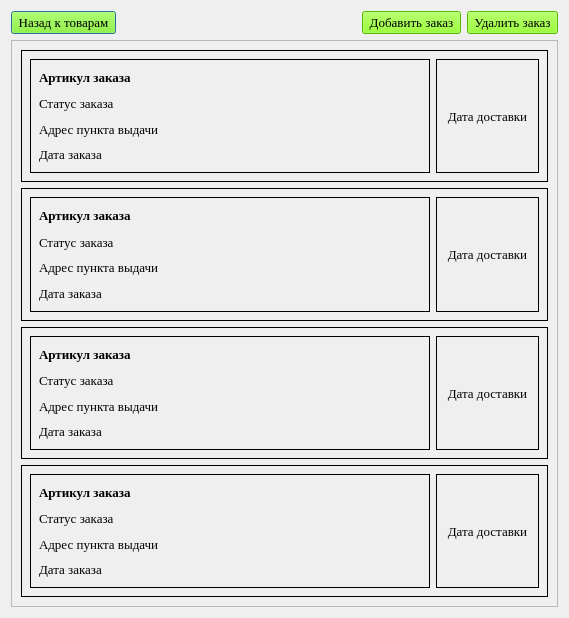
<?xml version="1.0" encoding="UTF-8"?>
<ui version="4.0">
 <class>Dialog</class>
 <widget class="QDialog" name="Dialog">
  <property name="geometry">
   <rect>
    <x>0</x>
    <y>0</y>
    <width>569</width>
    <height>618</height>
   </rect>
  </property>
  <property name="font">
   <font>
    <family>Times New Roman</family>
    <pointsize>12</pointsize>
   </font>
  </property>
  <property name="windowTitle">
   <string>Dialog</string>
  </property>
  <layout class="QGridLayout" name="gridLayout_2">
   <item row="0" column="0">
    <layout class="QGridLayout" name="gridLayout">
     <item row="0" column="0">
      <layout class="QVBoxLayout" name="verticalLayout">
       <item>
        <layout class="QHBoxLayout" name="horizontalLayout">
         <item>
          <widget class="QPushButton" name="order_button_back">
           <property name="font">
            <font>
             <family>Times New Roman</family>
             <pointsize>10</pointsize>
            </font>
           </property>
           <property name="styleSheet">
            <string notr="true">QPushButton#order_button_back {
    background-color: #7FFF00;
}

QPushButton#order_button_back:hover {
    background-color: #00FA9A; 
}
</string>
           </property>
           <property name="text">
            <string> Назад к товарам </string>
           </property>
          </widget>
         </item>
         <item>
          <spacer name="horizontalSpacer">
           <property name="orientation">
            <enum>Qt::Horizontal</enum>
           </property>
           <property name="sizeHint" stdset="0">
            <size>
             <width>268</width>
             <height>20</height>
            </size>
           </property>
          </spacer>
         </item>
         <item>
          <widget class="QPushButton" name="order_button_add">
           <property name="font">
            <font>
             <family>Times New Roman</family>
             <pointsize>10</pointsize>
            </font>
           </property>
           <property name="styleSheet">
            <string notr="true">QPushButton#order_button_add {
    background-color: #7FFF00;
}

QPushButton#order_button_add:hover {
    background-color: #00FA9A; 
}
</string>
           </property>
           <property name="text">
            <string> Добавить заказ </string>
           </property>
          </widget>
         </item>
         <item>
          <widget class="QPushButton" name="order_button_remove">
           <property name="font">
            <font>
             <pointsize>10</pointsize>
            </font>
           </property>
           <property name="styleSheet">
            <string notr="true">QPushButton#order_button_remove {
    background-color: #7FFF00;
}

QPushButton#order_button_remove:hover {
    background-color: #00FA9A; 
}
</string>
           </property>
           <property name="text">
            <string> Удалить заказ </string>
           </property>
          </widget>
         </item>
        </layout>
       </item>
       <item>
        <widget class="QScrollArea" name="scrollArea">
         <property name="widgetResizable">
          <bool>true</bool>
         </property>
         <widget class="QWidget" name="scrollAreaWidgetContents_2">
          <property name="geometry">
           <rect>
            <x>0</x>
            <y>0</y>
            <width>545</width>
            <height>562</height>
           </rect>
          </property>
          <layout class="QVBoxLayout" name="verticalLayout_12">
           <item>
            <layout class="QVBoxLayout" name="verticalLayout_11">
             <item>
              <widget class="QWidget" name="widget_order" native="true">
               <property name="styleSheet">
                <string notr="true">QWidget#widget_order {
    border: 1px solid #000; 
}
QWidget#widget_order:hover {
    border: 2px solid #00FA9A;
}</string>
               </property>
               <layout class="QHBoxLayout" name="horizontalLayout_2">
                <item>
                 <layout class="QHBoxLayout" name="horizontalLayout_4">
                  <item>
                   <widget class="QWidget" name="widget_order_name" native="true">
                    <property name="minimumSize">
                     <size>
                      <width>400</width>
                      <height>0</height>
                     </size>
                    </property>
                    <property name="font">
                     <font>
                      <family>Times New Roman</family>
                      <pointsize>10</pointsize>
                     </font>
                    </property>
                    <property name="styleSheet">
                     <string notr="true">QWidget#widget_order_name {
    border: 1px solid #000; 
}</string>
                    </property>
                    <layout class="QVBoxLayout" name="verticalLayout_2">
                     <item>
                      <layout class="QVBoxLayout" name="verticalLayout_4">
                       <item>
                        <widget class="QLabel" name="label_art">
                         <property name="font">
                          <font>
                           <family>Times New Roman</family>
                           <pointsize>10</pointsize>
                           <weight>75</weight>
                           <bold>true</bold>
                          </font>
                         </property>
                         <property name="focusPolicy">
                          <enum>Qt::ClickFocus</enum>
                         </property>
                         <property name="text">
                          <string>Артикул заказа</string>
                         </property>
                        </widget>
                       </item>
                       <item>
                        <widget class="QLabel" name="label_status">
                         <property name="font">
                          <font>
                           <family>Times New Roman</family>
                           <pointsize>10</pointsize>
                          </font>
                         </property>
                         <property name="text">
                          <string>Статус заказа</string>
                         </property>
                        </widget>
                       </item>
                       <item>
                        <widget class="QLabel" name="label_adress">
                         <property name="font">
                          <font>
                           <family>Times New Roman</family>
                           <pointsize>10</pointsize>
                          </font>
                         </property>
                         <property name="text">
                          <string>Адрес пункта выдачи</string>
                         </property>
                        </widget>
                       </item>
                       <item>
                        <widget class="QLabel" name="label_order_date">
                         <property name="font">
                          <font>
                           <family>Times New Roman</family>
                           <pointsize>10</pointsize>
                          </font>
                         </property>
                         <property name="text">
                          <string>Дата заказа</string>
                         </property>
                        </widget>
                       </item>
                      </layout>
                     </item>
                    </layout>
                   </widget>
                  </item>
                  <item>
                   <widget class="QLabel" name="label_delivery_date">
                    <property name="font">
                     <font>
                      <family>Times New Roman</family>
                      <pointsize>10</pointsize>
                     </font>
                    </property>
                    <property name="frameShape">
                     <enum>QFrame::Box</enum>
                    </property>
                    <property name="text">
                     <string>Дата доставки</string>
                    </property>
                    <property name="alignment">
                     <set>Qt::AlignCenter</set>
                    </property>
                   </widget>
                  </item>
                 </layout>
                </item>
               </layout>
              </widget>
             </item>
             <item>
              <widget class="QWidget" name="widget_order_2" native="true">
               <property name="styleSheet">
                <string notr="true">QWidget#widget_order_2 {
    border: 1px solid #000; 
}
QWidget#widget_order_2:hover {
    border: 2px solid #00FA9A;
}</string>
               </property>
               <layout class="QHBoxLayout" name="horizontalLayout_3">
                <item>
                 <layout class="QHBoxLayout" name="horizontalLayout_5">
                  <item>
                   <widget class="QWidget" name="widget_order_name_2" native="true">
                    <property name="minimumSize">
                     <size>
                      <width>400</width>
                      <height>0</height>
                     </size>
                    </property>
                    <property name="font">
                     <font>
                      <family>Times New Roman</family>
                      <pointsize>10</pointsize>
                     </font>
                    </property>
                    <property name="styleSheet">
                     <string notr="true">QWidget#widget_order_name_2 {
    border: 1px solid #000; 
}</string>
                    </property>
                    <layout class="QVBoxLayout" name="verticalLayout_3">
                     <item>
                      <layout class="QVBoxLayout" name="verticalLayout_5">
                       <item>
                        <widget class="QLabel" name="label_art_2">
                         <property name="font">
                          <font>
                           <family>Times New Roman</family>
                           <pointsize>10</pointsize>
                           <weight>75</weight>
                           <bold>true</bold>
                          </font>
                         </property>
                         <property name="focusPolicy">
                          <enum>Qt::ClickFocus</enum>
                         </property>
                         <property name="text">
                          <string>Артикул заказа</string>
                         </property>
                        </widget>
                       </item>
                       <item>
                        <widget class="QLabel" name="label_status_2">
                         <property name="font">
                          <font>
                           <family>Times New Roman</family>
                           <pointsize>10</pointsize>
                          </font>
                         </property>
                         <property name="text">
                          <string>Статус заказа</string>
                         </property>
                        </widget>
                       </item>
                       <item>
                        <widget class="QLabel" name="label_adress_2">
                         <property name="font">
                          <font>
                           <family>Times New Roman</family>
                           <pointsize>10</pointsize>
                          </font>
                         </property>
                         <property name="text">
                          <string>Адрес пункта выдачи</string>
                         </property>
                        </widget>
                       </item>
                       <item>
                        <widget class="QLabel" name="label_order_date_2">
                         <property name="font">
                          <font>
                           <family>Times New Roman</family>
                           <pointsize>10</pointsize>
                          </font>
                         </property>
                         <property name="text">
                          <string>Дата заказа</string>
                         </property>
                        </widget>
                       </item>
                      </layout>
                     </item>
                    </layout>
                   </widget>
                  </item>
                  <item>
                   <widget class="QLabel" name="label_delivery_date_2">
                    <property name="font">
                     <font>
                      <family>Times New Roman</family>
                      <pointsize>10</pointsize>
                     </font>
                    </property>
                    <property name="frameShape">
                     <enum>QFrame::Box</enum>
                    </property>
                    <property name="text">
                     <string>Дата доставки</string>
                    </property>
                    <property name="alignment">
                     <set>Qt::AlignCenter</set>
                    </property>
                   </widget>
                  </item>
                 </layout>
                </item>
               </layout>
              </widget>
             </item>
             <item>
              <widget class="QWidget" name="widget_order_3" native="true">
               <property name="styleSheet">
                <string notr="true">QWidget#widget_order_3 {
    border: 1px solid #000; 
}
QWidget#widget_order_3:hover {
    border: 2px solid #00FA9A;
}</string>
               </property>
               <layout class="QHBoxLayout" name="horizontalLayout_7">
                <item>
                 <layout class="QHBoxLayout" name="horizontalLayout_8">
                  <item>
                   <widget class="QWidget" name="widget_order_name_3" native="true">
                    <property name="minimumSize">
                     <size>
                      <width>400</width>
                      <height>0</height>
                     </size>
                    </property>
                    <property name="font">
                     <font>
                      <family>Times New Roman</family>
                      <pointsize>10</pointsize>
                     </font>
                    </property>
                    <property name="styleSheet">
                     <string notr="true">QWidget#widget_order_name_3 {
    border: 1px solid #000; 
}</string>
                    </property>
                    <layout class="QVBoxLayout" name="verticalLayout_6">
                     <item>
                      <layout class="QVBoxLayout" name="verticalLayout_7">
                       <item>
                        <widget class="QLabel" name="label_art_3">
                         <property name="font">
                          <font>
                           <family>Times New Roman</family>
                           <pointsize>10</pointsize>
                           <weight>75</weight>
                           <bold>true</bold>
                          </font>
                         </property>
                         <property name="focusPolicy">
                          <enum>Qt::ClickFocus</enum>
                         </property>
                         <property name="text">
                          <string>Артикул заказа</string>
                         </property>
                        </widget>
                       </item>
                       <item>
                        <widget class="QLabel" name="label_status_3">
                         <property name="font">
                          <font>
                           <family>Times New Roman</family>
                           <pointsize>10</pointsize>
                          </font>
                         </property>
                         <property name="text">
                          <string>Статус заказа</string>
                         </property>
                        </widget>
                       </item>
                       <item>
                        <widget class="QLabel" name="label_adress_3">
                         <property name="font">
                          <font>
                           <family>Times New Roman</family>
                           <pointsize>10</pointsize>
                          </font>
                         </property>
                         <property name="text">
                          <string>Адрес пункта выдачи</string>
                         </property>
                        </widget>
                       </item>
                       <item>
                        <widget class="QLabel" name="label_order_date_3">
                         <property name="font">
                          <font>
                           <family>Times New Roman</family>
                           <pointsize>10</pointsize>
                          </font>
                         </property>
                         <property name="text">
                          <string>Дата заказа</string>
                         </property>
                        </widget>
                       </item>
                      </layout>
                     </item>
                    </layout>
                   </widget>
                  </item>
                  <item>
                   <widget class="QLabel" name="label_delivery_date_3">
                    <property name="font">
                     <font>
                      <family>Times New Roman</family>
                      <pointsize>10</pointsize>
                     </font>
                    </property>
                    <property name="frameShape">
                     <enum>QFrame::Box</enum>
                    </property>
                    <property name="text">
                     <string>Дата доставки</string>
                    </property>
                    <property name="alignment">
                     <set>Qt::AlignCenter</set>
                    </property>
                   </widget>
                  </item>
                 </layout>
                </item>
               </layout>
              </widget>
             </item>
             <item>
              <widget class="QWidget" name="widget_order_4" native="true">
               <property name="styleSheet">
                <string notr="true">QWidget#widget_order_4 {
    border: 1px solid #000; 
}
QWidget#widget_order_4:hover {
    border: 2px solid #00FA9A;
}</string>
               </property>
               <layout class="QHBoxLayout" name="horizontalLayout_9">
                <item>
                 <layout class="QHBoxLayout" name="horizontalLayout_10">
                  <item>
                   <widget class="QWidget" name="widget_order_name_4" native="true">
                    <property name="minimumSize">
                     <size>
                      <width>400</width>
                      <height>0</height>
                     </size>
                    </property>
                    <property name="font">
                     <font>
                      <family>Times New Roman</family>
                      <pointsize>10</pointsize>
                     </font>
                    </property>
                    <property name="styleSheet">
                     <string notr="true">QWidget#widget_order_name_4 {
    border: 1px solid #000; 
}</string>
                    </property>
                    <layout class="QVBoxLayout" name="verticalLayout_9">
                     <item>
                      <layout class="QVBoxLayout" name="verticalLayout_10">
                       <item>
                        <widget class="QLabel" name="label_art_4">
                         <property name="font">
                          <font>
                           <family>Times New Roman</family>
                           <pointsize>10</pointsize>
                           <weight>75</weight>
                           <bold>true</bold>
                          </font>
                         </property>
                         <property name="focusPolicy">
                          <enum>Qt::ClickFocus</enum>
                         </property>
                         <property name="text">
                          <string>Артикул заказа</string>
                         </property>
                        </widget>
                       </item>
                       <item>
                        <widget class="QLabel" name="label_status_4">
                         <property name="font">
                          <font>
                           <family>Times New Roman</family>
                           <pointsize>10</pointsize>
                          </font>
                         </property>
                         <property name="text">
                          <string>Статус заказа</string>
                         </property>
                        </widget>
                       </item>
                       <item>
                        <widget class="QLabel" name="label_adress_4">
                         <property name="font">
                          <font>
                           <family>Times New Roman</family>
                           <pointsize>10</pointsize>
                          </font>
                         </property>
                         <property name="text">
                          <string>Адрес пункта выдачи</string>
                         </property>
                        </widget>
                       </item>
                       <item>
                        <widget class="QLabel" name="label_order_date_4">
                         <property name="font">
                          <font>
                           <family>Times New Roman</family>
                           <pointsize>10</pointsize>
                          </font>
                         </property>
                         <property name="text">
                          <string>Дата заказа</string>
                         </property>
                        </widget>
                       </item>
                      </layout>
                     </item>
                    </layout>
                   </widget>
                  </item>
                  <item>
                   <widget class="QLabel" name="label_delivery_date_4">
                    <property name="font">
                     <font>
                      <family>Times New Roman</family>
                      <pointsize>10</pointsize>
                     </font>
                    </property>
                    <property name="frameShape">
                     <enum>QFrame::Box</enum>
                    </property>
                    <property name="text">
                     <string>Дата доставки</string>
                    </property>
                    <property name="alignment">
                     <set>Qt::AlignCenter</set>
                    </property>
                   </widget>
                  </item>
                 </layout>
                </item>
               </layout>
              </widget>
             </item>
            </layout>
           </item>
          </layout>
         </widget>
        </widget>
       </item>
      </layout>
     </item>
    </layout>
   </item>
  </layout>
 </widget>
 <resources/>
 <connections/>
</ui>
